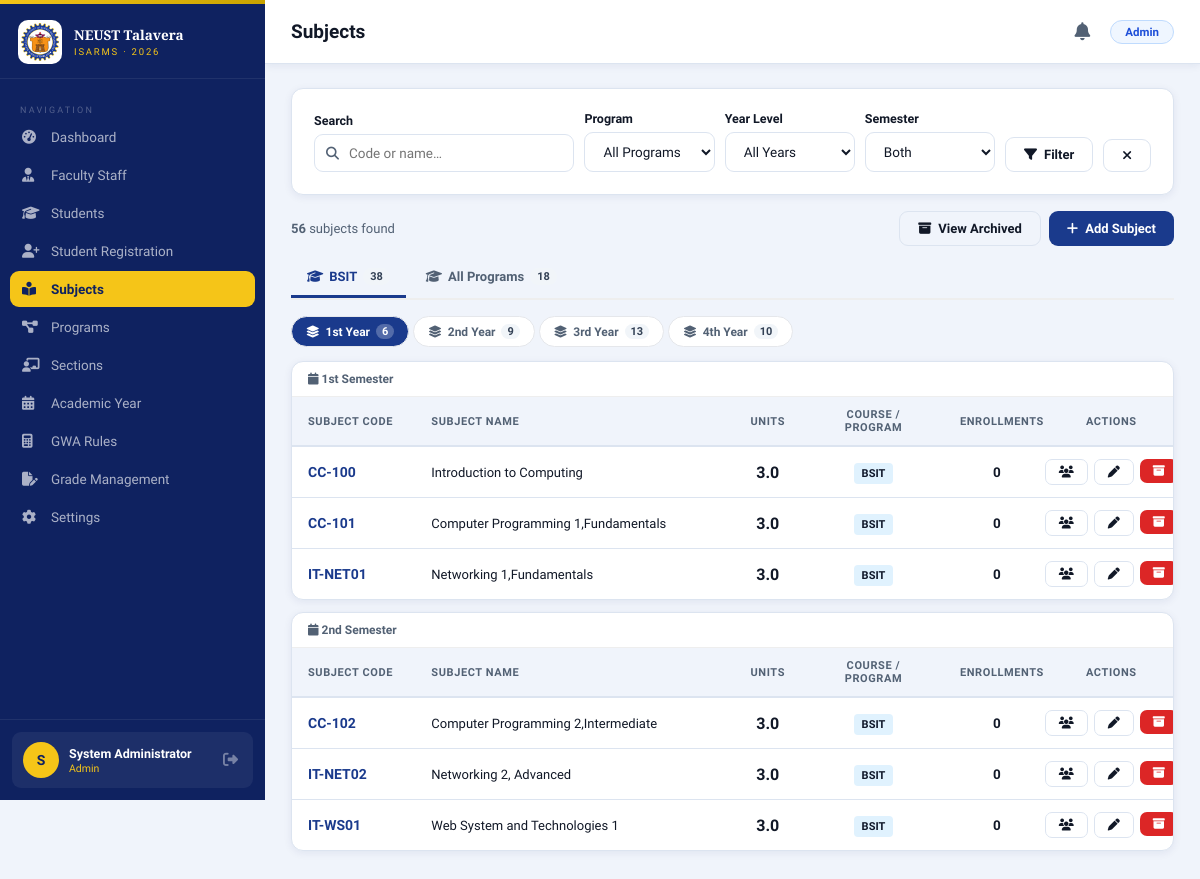
Screenshot of /modules/admin/subjects.php (signed in) with the database file from the repository.
### tables this page shows
CREATE TABLE `subjects` (
  `subjectID` int(11) NOT NULL,
  `subjectCode` varchar(20) NOT NULL,
  `subjectName` varchar(150) NOT NULL,
  `units` decimal(4,1) NOT NULL DEFAULT 3.0,
  `programID` int(11) DEFAULT NULL,
  `yearLevel` tinyint(1) DEFAULT NULL COMMENT '1=1st, 2=2nd, 3=3rd, 4=4th',
  `semester` tinyint(1) DEFAULT NULL COMMENT '1=First, 2=Second',
  `dateCreated` timestamp NOT NULL DEFAULT current_timestamp(),
  `dateDeleted` timestamp NULL DEFAULT NULL
);

CREATE TABLE `programs` (
  `programID` int(11) NOT NULL,
  `programCode` varchar(20) NOT NULL COMMENT 'e.g. BSIT, BSCS',
  `programName` varchar(150) NOT NULL,
  `programDesc` text DEFAULT NULL,
  `dateCreated` timestamp NOT NULL DEFAULT current_timestamp(),
  `dateDeleted` timestamp NULL DEFAULT NULL
);

### includes/functions.php (called while the page is built, shortened)
<?php
require_once __DIR__ . '/config.php';
function sanitize(string $input): string {
    return htmlspecialchars(strip_tags(trim($input)), ENT_QUOTES, 'UTF-8');
}

### includes/config.php (called while the page is built, shortened)
<?php
class Database {
    private static ?Database $instance = null;
    private PDO $pdo;
    private function __construct() {
        $dsn = "mysql:host=" . DB_HOST . ";port=" . DB_PORT . ";dbname=" . DB_NAME . ";charset=" . DB_CHARSET;
        $options = [
            PDO::ATTR_ERRMODE            => PDO::ERRMODE_EXCEPTION,
            PDO::ATTR_DEFAULT_FETCH_MODE => PDO::FETCH_ASSOC,
            PDO::ATTR_EMULATE_PREPARES   => false,
        ];
        try {
            $this->pdo = new PDO($dsn, DB_USER, DB_PASS, $options);
        } catch (PDOException $e) {
            error_log("DB Connection Error: " . $e->getMessage());
            die(json_encode(['success' => false, 'message' => 'Database connection failed.']));
        }
    }
    public static function getInstance(): Database {
        if (self::$instance === null) {
            self::$instance = new Database();
        }
        return self::$instance;
    }
    public function query(string $sql, array $params = []): PDOStatement {
        $stmt = $this->pdo->prepare($sql);
        $stmt->execute($params);
        return $stmt;
    }
    public function fetchOne(string $sql, array $params = []): ?array {
        $row = $this->query($sql, $params)->fetch();
        return $row ?: null;
    }
    public function fetchAll(string $sql, array $params = []): array {
        return $this->query($sql, $params)->fetchAll();
    }
}

### modules/admin/subjects.php (the view, shortened to what this page needs)
<?php
require_once ROOT . '/includes/config.php';
require_once ROOT . '/includes/functions.php';
$db   = Database::getInstance();
$search      = sanitize($_GET['search']  ?? '');
$showArchived = isset($_GET['archived']) && $_GET['archived'] == '1';
$where = [$showArchived ? "s.dateDeleted IS NOT NULL" : "s.dateDeleted IS NULL"]; $params = [];
$activeYear = $db->fetchOne("SELECT acadYearID FROM acad_years WHERE status='Active' AND dateDeleted IS NULL LIMIT 1");
$activeYearID = $activeYear ? (int)$activeYear['acadYearID'] : null;
$joinActiveYear = $activeYearID !== null ? " AND e.acadYearID=:activeYearID" : '';
$subjectsQuery = "
    SELECT s.*, p.programCode,
           CASE WHEN s.programID IS NULL OR s.programID = 0 THEN 'All Programs' ELSE p.programCode END AS courseTag,
           COUNT(e.enrollmentID) as enrollCount
    FROM subjects s
    LEFT JOIN programs p ON p.programID=s.programID
    LEFT JOIN enrollments e ON e.subjectID=s.subjectID
        AND e.status='Active'
        AND e.dateDeleted IS NULL" . $joinActiveYear . "
    WHERE ".implode(' AND ',$where)."
    GROUP BY s.subjectID
    ORDER BY p.programCode, s.yearLevel, s.semester, s.subjectCode
";
if ($activeYearID !== null) {
    $params[':activeYearID'] = $activeYearID;
}
$subjects = $db->fetchAll($subjectsQuery, $params);
$semLabels = [1=>'1st Semester', 2=>'2nd Semester'];
$yearLabels = [1=>'1st Year', 2=>'2nd Year', 3=>'3rd Year', 4=>'4th Year', 5=>'Irregular'];
$grouped = [];
$progCounts = [];
foreach ($subjects as $s) {
    $progKey  = $s['programCode'] ? $s['programCode'] : 'All Programs';
    $yearKey  = isset($yearLabels[$s['yearLevel']]) ? $yearLabels[$s['yearLevel']] : 'Unassigned Year';
    $semKey   = isset($semLabels[$s['semester']]) ? $semLabels[$s['semester']] : 'Unassigned Semester';
    $grouped[$progKey][$yearKey][$semKey][] = $s;
    $progCounts[$progKey] = ($progCounts[$progKey] ?? 0) + 1;
}
if (isset($grouped['All Programs'])) {
    $allProgramsBucket = $grouped['All Programs'];
    unset($grouped['All Programs']);
    $grouped['All Programs'] = $allProgramsBucket;
}
require_once ROOT . '/includes/header.php';
?>
<div class="card" style="margin-bottom:16px;">
  <div class="card-body">
    <form method="GET" style="display:grid;grid-template-columns:2fr 1fr 1fr 1fr auto auto;gap:10px;align-items:end;">
      <div>
        <label class="form-label">Search</label>
        <div style="position:relative;">
          <i class="fas fa-search" style="position:absolute;left:12px;top:50%;transform:translateY(-50%);color:var(--text-muted);font-size:13px;"></i>
          <input type="text" name="search" class="form-control" style="padding-left:34px;" placeholder="Code or name…" value="<?= htmlspecialchars($search) ?>"/>
        </div>
      </div>
      <div>
        <label class="form-label">Program</label>
        <select name="program_id" class="form-control" onchange="this.form.submit()">
          <option value="">All Programs</option>
        </select>
      </div>
      <div>
        <label class="form-label">Year Level</label>
        <select name="year_level" class="form-control" onchange="this.form.submit()">
          <option value="">All Years</option>
        </select>
      </div>
      <div>
        <label class="form-label">Semester</label>
        <select name="semester" class="form-control" onchange="this.form.submit()">
          <option value="">Both</option>
        </select>
      </div>
      <button type="submit" class="btn btn-outline"><i class="fas fa-filter"></i> Filter</button>
      <a href="subjects.php" class="btn btn-outline" title="Clear all filters"><i class="fas fa-times"></i></a>
    </form>
  </div>
</div>
<div style="display:flex;justify-content:space-between;align-items:center;margin-bottom:12px;">
  <div style="font-size:13px;color:var(--text-muted);"><strong><?= count($subjects) ?></strong> <?= $showArchived ? 'archived' : '' ?> subjects found</div>
  <div style="display:flex;gap:8px;">
    <?php
      $toggleParams = $_GET;
      if ($showArchived) { unset($toggleParams['archived']); } else { $toggleParams['archived'] = 1; }
      $toggleUrl = 'subjects.php' . (!empty($toggleParams) ? '?' . http_build_query($toggleParams) : '');
    ?>
    <a href="<?= htmlspecialchars($toggleUrl) ?>" class="btn btn-outline">
      <?php if ($showArchived): ?>
        <i class="fas fa-list"></i> View Active Subjects
      <?php else: ?>
        <i class="fas fa-archive"></i> View Archived
      <?php endif; ?>
    </a>
    <?php if (!$showArchived): ?>
    <button class="btn btn-primary" onclick="openModal('addModal')"><i class="fas fa-plus"></i> Add Subject</button>
    <?php endif; ?>
  </div>
</div>
<?php if (empty($subjects)): ?>
<div class="card">
  <div style="text-align:center;padding:40px;color:var(--text-muted);">No <?= $showArchived ? 'archived' : '' ?> subjects found.</div>
</div>
<?php else: ?>
<?php $progKeysList = array_keys($grouped); ?>
<div class="subject-tabs" style="display:flex;gap:4px;flex-wrap:wrap;border-bottom:2px solid #eee;margin-bottom:16px;">
  <?php foreach ($progKeysList as $i => $progKey):
      $tabId = 'tab-' . md5($progKey);
      $isActive = $i === 0;
  ?>
    <button type="button"
            class="tab-btn<?= $isActive ? ' active' : '' ?>"
            data-tab="<?= $tabId ?>"
            onclick="switchProgramTab(this,'<?= $tabId ?>')"
            style="padding:10px 16px;border:none;background:none;cursor:pointer;font-weight:700;font-size:13px;
                   color:<?= $isActive ? 'var(--green)' : 'var(--text-muted)' ?>;
                   border-bottom:3px solid <?= $isActive ? 'var(--green)' : 'transparent' ?>;
                   display:flex;align-items:center;gap:6px;">
      <i class="fas fa-graduation-cap"></i>
      <?= htmlspecialchars($progKey) ?>
      <span style="background:#f1f5f9;color:#334155;padding:2px 7px;border-radius:10px;font-size:11px;font-weight:700;">
        <?= $progCounts[$progKey] ?? 0 ?>
      </span>
    </button>
  <?php endforeach; ?>
</div>
<?php foreach ($grouped as $progKey => $years):
    $progTabId = 'tab-' . md5($progKey);
    $progIsActive = $progKey === $progKeysList[0];
    $yearOrder = array_values($yearLabels); $yearOrder[] = 'Unassigned Year';
    uksort($years, function($a,$b) use ($yearOrder){
        $pa = array_search($a, $yearOrder); $pb = array_search($b, $yearOrder);
        $pa = $pa === false ? 999 : $pa; $pb = $pb === false ? 999 : $pb;
        return $pa <=> $pb;
    });
    $yearKeysList = array_keys($years);
?>
  <div class="tab-panel" id="<?= $progTabId ?>" style="display:<?= $progIsActive ? 'block' : 'none' ?>;">
    <?php if (count($yearKeysList) > 1): ?>
    <div class="year-tabs" data-owner="<?= $progTabId ?>" style="display:flex;gap:4px;flex-wrap:wrap;margin-bottom:14px;">
      <?php foreach ($yearKeysList as $j => $yearKey):
          $yearTabId = 'year-' . md5($progKey . '|' . $yearKey);
          $yearIsActive = $j === 0;
      ?>
        <button type="button"
                class="tab-btn year-tab-btn<?= $yearIsActive ? ' active' : '' ?>"
                onclick="switchYearTab(this,'<?= $yearTabId ?>')"
                style="padding:7px 14px;border:1px solid #e5e7eb;border-radius:20px;background:<?= $yearIsActive ? 'var(--green)' : '#fff' ?>;
                       color:<?= $yearIsActive ? '#fff' : 'var(--text-muted)' ?>;cursor:pointer;font-weight:600;font-size:12px;
                       display:flex;align-items:center;gap:6px;">
          <i class="fas fa-layer-group"></i>
          <?= htmlspecialchars($yearKey) ?>
          <span style="background:<?= $yearIsActive ? 'rgba(255,255,255,.25)' : '#f1f5f9' ?>;color:<?= $yearIsActive ? '#fff' : '#334155' ?>;padding:1px 6px;border-radius:10px;font-size:11px;">
            <?= array_sum(array_map('count', $years[$yearKey])) ?>
          </span>
        </button>
      <?php endforeach; ?>
    </div>
    <?php endif; ?>
    <?php foreach ($years as $yearKey => $sems):
        $yearTabId = 'year-' . md5($progKey . '|' . $yearKey);
        $yearIsActive = $yearKey === $yearKeysList[0];
        $multiYear = count($yearKeysList) > 1;
    ?>
      <div class="year-panel" id="<?= $yearTabId ?>" style="<?= $multiYear ? 'display:'.($yearIsActive ? 'block' : 'none').';' : '' ?>">
        <?php
          $semOrder = array_values($semLabels); $semOrder[] = 'Unassigned Semester';
          uksort($sems, function($a,$b) use ($semOrder){
              $pa = array_search($a, $semOrder); $pb = array_search($b, $semOrder);
              $pa = $pa === false ? 999 : $pa; $pb = $pb === false ? 999 : $pb;
              return $pa <=> $pb;
          });
        ?>
        <?php foreach ($sems as $semKey => $rows): ?>
        <div class="card" style="margin-bottom:12px;">
          <div style="padding:10px 16px;font-size:12px;font-weight:700;color:var(--text-muted);border-bottom:1px solid #eee;">
            <i class="fas fa-calendar"></i> <?= htmlspecialchars($semKey) ?>
          </div>
          <div style="overflow-x:auto;">
            <table class="data-table" style="table-layout:fixed;width:100%;">
              <colgroup>
                <col style="width:14%">
                <col style="width:36%">
                <col style="width:8%">
                <col style="width:16%">
                <col style="width:12%">
                <col style="width:14%">
              </colgroup>
              <thead>
                <tr>
                  <th>Subject Code</th>
                  <th>Subject Name</th>
                  <th style="text-align:center;">Units</th>
                  <th style="text-align:center;">Course / Program</th>
                  <th style="text-align:center;">Enrollments</th>
                  <th style="text-align:center;">Actions</th>
                </tr>
              </thead>
              <tbody>
                <?php foreach ($rows as $s): ?>
                <tr>
                  <td style="font-weight:700;color:var(--green);font-size:14px;vertical-align:middle;"><?= htmlspecialchars($s['subjectCode']) ?></td>
                  <td style="font-size:13px;vertical-align:middle;"><?= htmlspecialchars($s['subjectName']) ?></td>
                  <td style="text-align:center;vertical-align:middle;font-weight:700;font-size:16px;"><?= $s['units'] ?></td>
                  <td style="text-align:center;vertical-align:middle;">
                    <?php
                      $courseLabel = $s['programCode'] ?: 'All Programs';
                      echo '<span style="background:#e0f2fe;color:#0f172a;padding:4px 8px;border-radius:4px;font-size:11px;font-weight:700;">' . htmlspecialchars($courseLabel) . '</span>';
                    ?>
                  </td>
                  <td style="text-align:center;vertical-align:middle;font-weight:600;"><?= $s['enrollCount'] ?></td>
                  <td style="text-align:center;vertical-align:middle;">
                    <div style="display:flex;gap:6px;justify-content:center;">
                      <?php if (!$showArchived): ?>
                        <button class="btn btn-outline btn-sm" onclick="viewEnrollments(<?= $s['subjectID'] ?>, '<?= htmlspecialchars($s['subjectCode'], ENT_QUOTES) ?>')" title="View Enrollments">
                          <i class="fas fa-users"></i>
                        </button>
                        <button class="btn btn-outline btn-sm" onclick="openEdit(<?= htmlspecialchars(json_encode($s),ENT_QUOTES) ?>)" title="Edit">
                          <i class="fas fa-pen"></i>
                        </button>
                        <form method="POST" onsubmit="return confirm('Archive this subject? It can be restored later.')" style="display:inline;">
                          <button class="btn btn-danger btn-sm" type="submit" title="Archive"><i class="fas fa-archive"></i></button>
                        </form>
                      <?php endif; ?>
                    </div>
                  </td>
                </tr>
                <?php endforeach; ?>
              </tbody>
            </table>
          </div>
        </div>
        <?php endforeach; ?>
      </div>
    <?php endforeach; ?>
  </div>
<?php endforeach; ?>
<?php endif; ?>
<?php require_once ROOT . '/includes/footer.php'; ?>

### rows the page displays
subjects: subjectCode "CC-100", subjectName "Introduction to Computing", units "3.0", programID.programCode "BSIT", enrollCount "0"
subjects: subjectCode "CC-101", subjectName "Computer Programming 1,Fundamentals", units "3.0", programID.programCode "BSIT", enrollCount "0"
subjects: subjectCode "IT-NET01", subjectName "Networking 1,Fundamentals", units "3.0", programID.programCode "BSIT", enrollCount "0"
subjects: semester "2nd Semester"
subjects: subjectCode "CC-102", subjectName "Computer Programming 2,Intermediate", units "3.0", programID.programCode "BSIT", enrollCount "0"
subjects: subjectCode "IT-NET02", subjectName "Networking 2, Advanced", units "3.0", programID.programCode "BSIT", enrollCount "0"
subjects: subjectCode "IT-WS01", subjectName "Web System and Technologies 1", units "3.0", programID.programCode "BSIT", enrollCount "0"

### other values shown
$link['label'] "Dashboard"
$link['label'] "Faculty Staff"
$link['label'] "Students"
$link['label'] "Student Registration"
$link['label'] "Subjects"
$link['label'] "Programs"
$link['label'] "Sections"
$link['label'] "Academic Year"
$link['label'] "GWA Rules"
$link['label'] "Grade Management"
$link['label'] "Settings"
$initials "S"
$user['name'] "System Administrator"
$role "Admin"
$pageTitle "Subjects"
